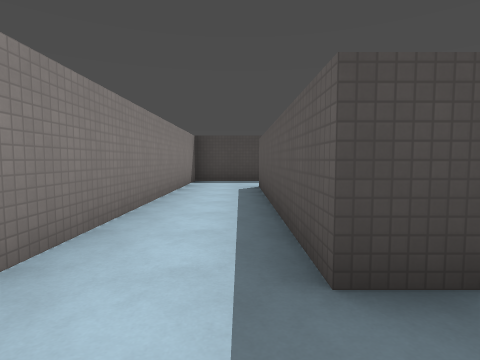
[1] (above)

24 first-person views from a walk through a level from a Godot 3-D game. The camera is 1.4 m above the floor, tilts 4° down and sees 80° across. The floor is counted in squares, 2 m on a side. Each view is taken from the middle of a square. On the plan, view 1 faces up. The plan holds only what a view shows up to about 10 squares ahead; the rest is blank. The place goes on beyond the plan. Surface patterns are stand-ins for the level's own textures.

[2]
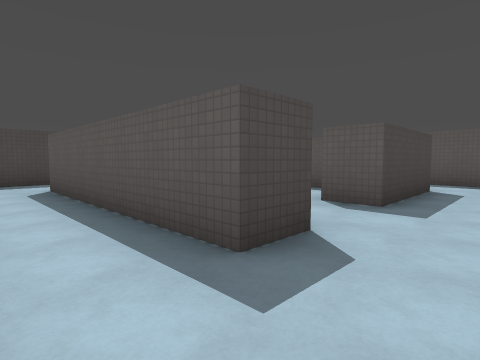

[3]
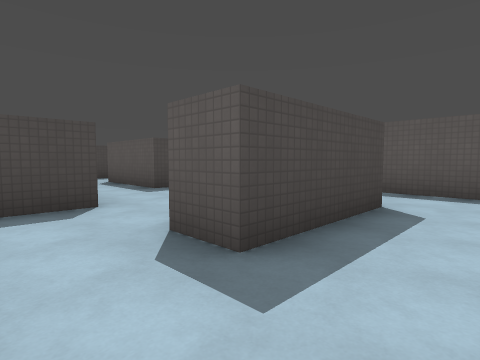

[4]
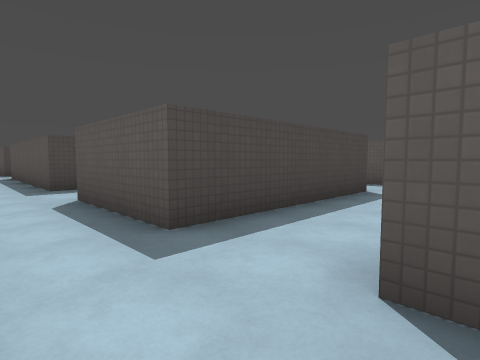

[5]
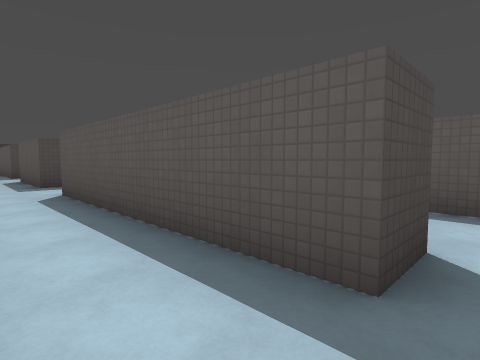

[6]
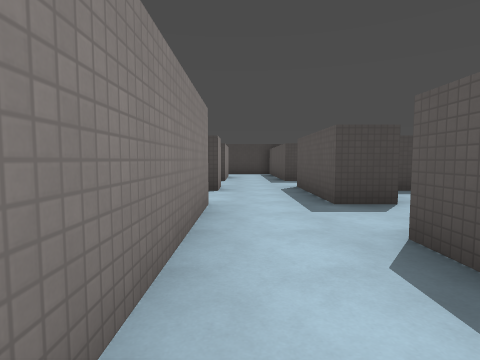

[7]
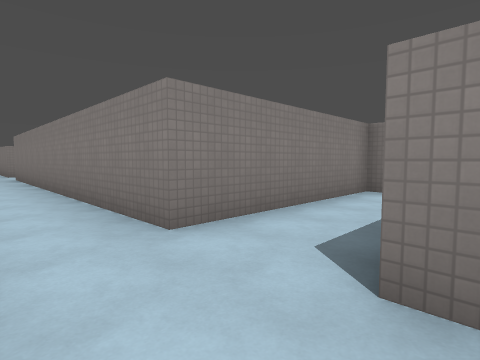

[8]
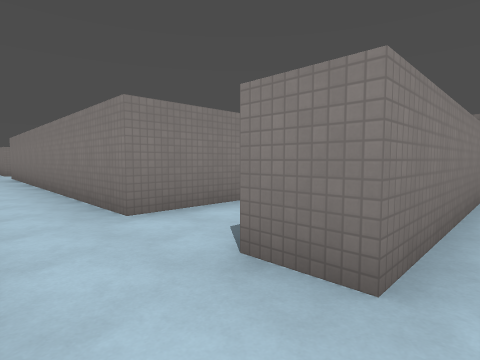

[9]
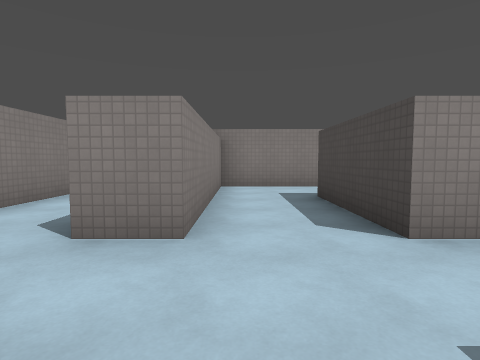

[10]
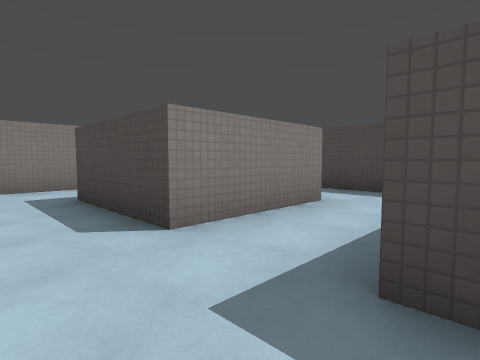

[11]
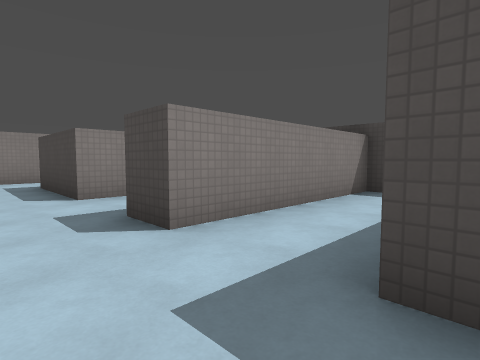

[12]
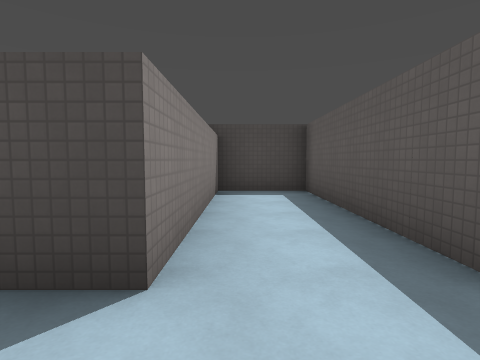

[13]
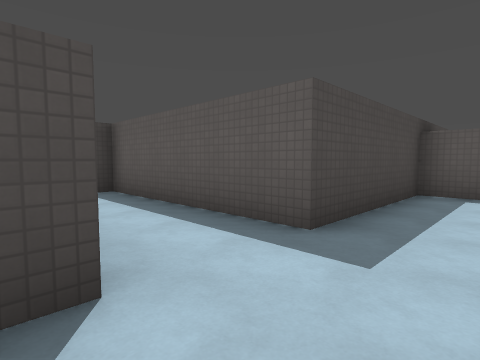

[14]
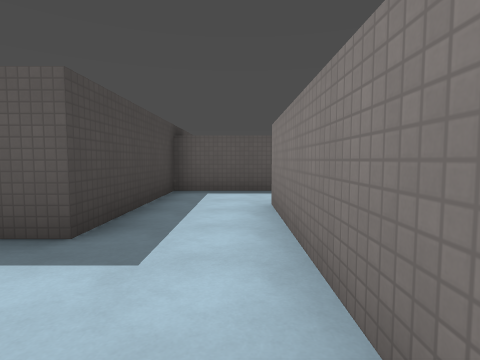

[15]
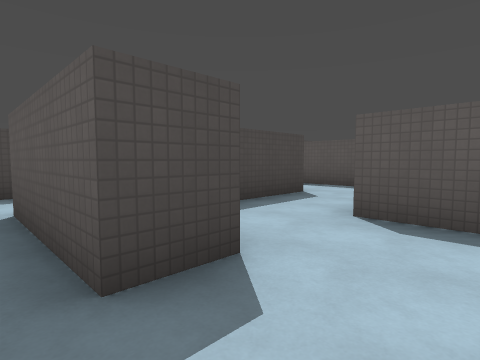

[16]
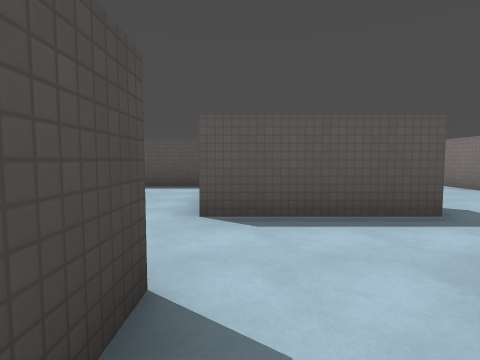

[17]
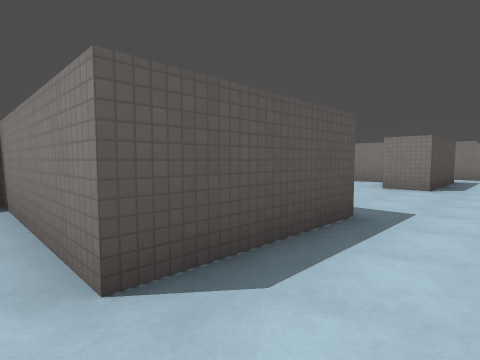

[18]
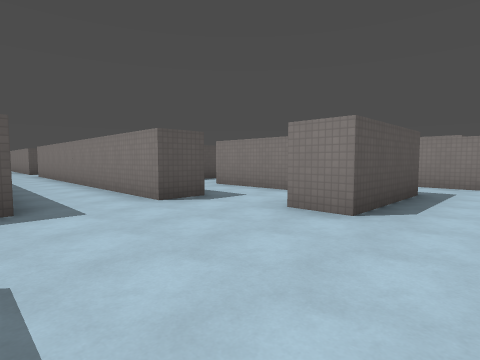

[19]
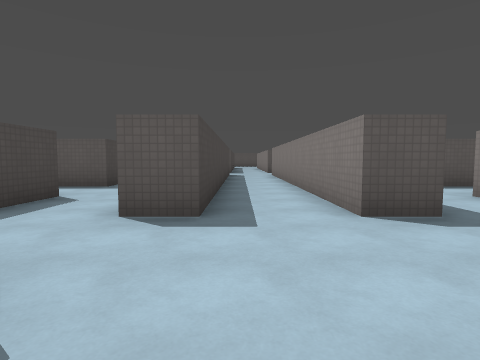

[20]
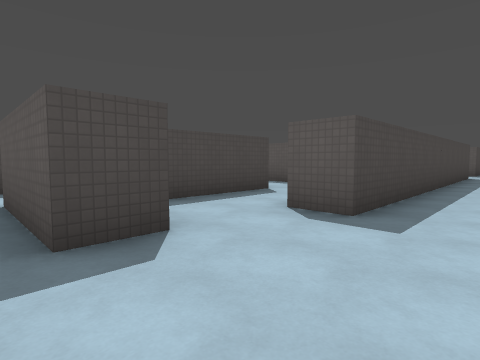

[21]
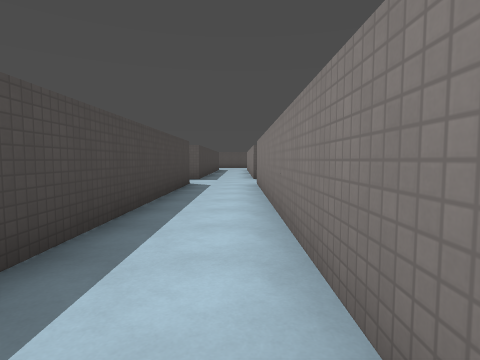

[22]
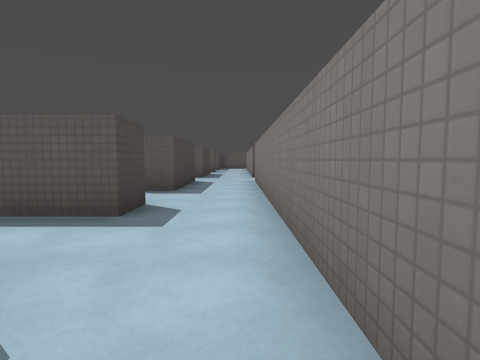

[23]
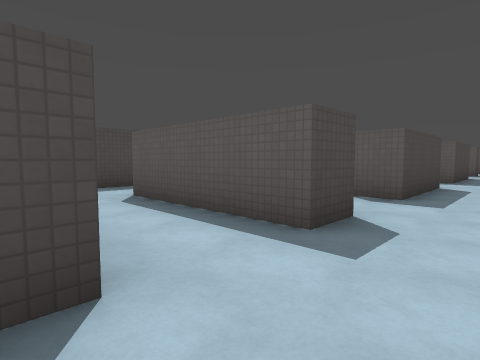

[24]
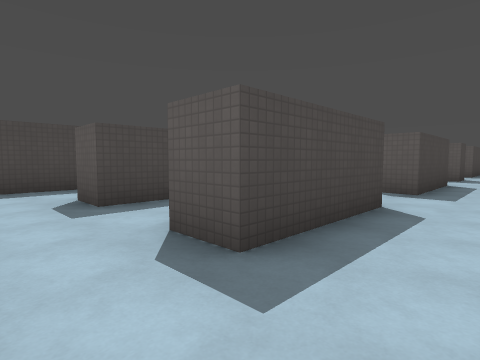

### Floor plan
Points are (right, up) in squares from view 1. A wall is a line through its corners. A room is listed if a view was taken in it or the views show most of it. See-through windows are left out.
Room 1 (views 1, 2, 5, 6, 7, 15, 16)
walls: (6.6, 11.5) (5.5, 11.5) (5.5, 17.5); (1, 9.5) (-1.5, 9.5) (-1.5, 1.8); (5.5, 6.5) (5.5, 9.5); (6.6, 19.5) (5.5, 19.5) (5.5, 22.5); (-1.6, 19.5) (3.5, 19.5) (3.5, 9.5); (3.5, 22.5) (3.5, 21.5); (1.6, 1.5) (0.5, 1.5) (0.5, 7.5)
ways out: opening at (1, 0.5) to room 2; opening at (4.5, 7) to room 3; opening at (4.5, 22) to room 4; opening at (6, 18.5) to room 6; opening at (6, 10.5) to room 10
Room 2 (view 3)
walls: (6.6, 1.5) (3.5, 1.5); (8.5, 0.5) (8.5, 2.2); (10.5, 6.5) (6.5, 6.5)
ways out: opening at (1, 0.5) to room 1; opening at (2.5, 2) to room 3; opening at (6, 5.5) to room 3; opening at (9.5, 5.5)
Room 3 (view 4)
walls: (3.6, 4.5) (2.4, 4.5); (5.5, 3.5) (5.5, 4.5); (3.5, 1.5) (3.5, 2.5); (6.5, 6.5) (5.5, 6.5)
ways out: opening at (4.5, 7) to room 1; opening at (2.5, 2) to room 2; opening at (6, 5.5) to room 2
Room 4 (views 8, 9, 10, 13, 14)
walls: (3.5, 27.5) (3.5, 24.5) (0.5, 24.5); (6.5, 24.5) (5.5, 24.5) (5.5, 25); (3.9, 29.5) (2.4, 29.5); (-1.5, 25.1) (-1.5, 22.5) (3.5, 22.5)
ways out: opening at (4.5, 22) to room 1; opening at (6, 23.5) to room 5
Room 5 (views 11, 12)
walls: (10.5, 24.5) (8.5, 24.5) (8.5, 29.5) (6.5, 29.5) (6.5, 24.5); (6.5, 22.5) (10.5, 22.5)
ways out: opening at (6, 23.5) to room 4; opening at (9.5, 23.5) to room 12
Room 6 (view 17)
walls: (8.5, 16.5) (8.5, 19.5) (10.5, 19.5); (10.5, 21.5) (7.5, 21.5)
ways out: opening at (6, 18.5) to room 1; opening at (7.5, 17) to room 7; opening at (9.5, 20.5) to room 11
Room 7 (views 18, 19, 20, 21, 22, 23)
walls: (12.5, 16.5) (13.5, 16.5); (11.5, 12.4) (11.5, 13.5) (21.4, 13.5); (13.6, 18.5) (10.6, 18.5); (9.6, 16.5) (8.5, 16.5); (8.5, 12.5) (9.5, 12.5); (10.1, 10.5) (13.5, 10.5); (21.5, 15.5) (11.5, 15.5) (11.5, 16.5)
ways out: opening at (7.5, 17) to room 6; opening at (12.5, 17.5) to room 9; opening at (7.5, 12) to room 10; opening at (12.5, 11.5)
Room 8 (view 24)
walls: (21.6, 18.5) (18.5, 18.5) (18.5, 19.5); (16.5, 16.5) (21.5, 16.5)
ways out: opening at (16, 17.5) to room 9; opening at (17.5, 19); opening at (22, 19)
Room 9 (no view inside)
walls: (16.6, 18.5) (15.5, 18.5) (15.5, 22.5); (16.5, 24.5) (15.5, 24.5); (13.5, 16.5) (16.5, 16.5)
ways out: opening at (12.5, 17.5) to room 7; opening at (16, 17.5) to room 8; opening at (16, 23.5)
Room 10 (no view inside)
walls: (8.5, 9.4) (8.5, 12.5); (7.6, 7.5) (9, 7.5)
ways out: opening at (6, 10.5) to room 1; opening at (7.5, 12) to room 7; opening at (9.5, 8.5)
Room 11 (no view inside)
walls: (10.5, 19.5) (12.5, 19.5) (12.5, 22.5)
ways out: opening at (9.5, 20.5) to room 6; opening at (11.5, 22) to room 12
Room 12 (no view inside)
walls: (12.5, 22.5) (12.5, 24.5) (10.5, 24.5)
ways out: opening at (9.5, 23.5) to room 5; opening at (11.5, 22) to room 11

Where each view was taken, in squares from view 1:
view 1: 0 up, 0 right, facing up
view 2: 0 up, 1 left, facing up-right
view 3: 0 up, 2 right, facing up-right
view 4: 4 up, 4 right, facing up-right
view 5: 11 up, 4 right, facing up-right
view 6: 15 up, 4 right, facing up
view 7: 22 up, 5 right, facing down-left
view 8: 23 up, 5 right, facing down-left
view 9: 23 up, 6 right, facing left
view 10: 23 up, 6 right, facing up-left
view 11: 23 up, 9 right, facing up-left
view 12: 23 up, 7 right, facing up
view 13: 23 up, 6 right, facing up-right
view 14: 23 up, 6 right, facing right
view 15: 18 up, 5 right, facing up-right
view 16: 19 up, 5 right, facing right
view 17: 20 up, 7 right, facing down-right
view 18: 16 up, 7 right, facing down-right
view 19: 15 up, 8 right, facing right
view 20: 14 up, 8 right, facing up-right
view 21: 14 up, 13 right, facing right
view 22: 17 up, 12 right, facing right
view 23: 17 up, 13 right, facing up-right
view 24: 17 up, 17 right, facing up-right
